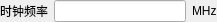
<?xml version="1.0" encoding="UTF-8"?>
<ui version="4.0">
 <class>QClockFreqWidgetClass</class>
 <widget class="QWidget" name="QClockFreqWidgetClass">
  <property name="geometry">
   <rect>
    <x>0</x>
    <y>0</y>
    <width>217</width>
    <height>20</height>
   </rect>
  </property>
  <property name="windowTitle">
   <string>QClockFreqWidget</string>
  </property>
  <layout class="QGridLayout" name="gridLayout">
   <property name="margin">
    <number>0</number>
   </property>
   <item row="0" column="0">
    <widget class="QLabel" name="label">
     <property name="text">
      <string>时钟频率</string>
     </property>
    </widget>
   </item>
   <item row="0" column="1">
    <widget class="QLineEdit" name="lineEditClockFreq"/>
   </item>
   <item row="0" column="2">
    <widget class="QLabel" name="label_2">
     <property name="text">
      <string>MHz</string>
     </property>
    </widget>
   </item>
  </layout>
 </widget>
 <layoutdefault spacing="6" margin="11"/>
 <resources/>
 <connections/>
</ui>
